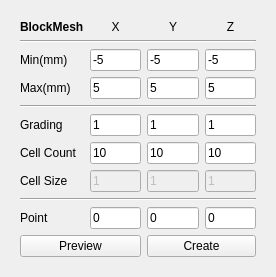
<?xml version="1.0" encoding="UTF-8"?>
<ui version="4.0">
 <class>blockMesh</class>
 <widget class="QWidget" name="blockMesh">
  <property name="geometry">
   <rect>
    <x>0</x>
    <y>0</y>
    <width>276</width>
    <height>261</height>
   </rect>
  </property>
  <property name="windowTitle">
   <string>Form</string>
  </property>
  <layout class="QVBoxLayout" name="verticalLayout_3">
   <item>
    <widget class="QWidget" name="widget" native="true">
     <layout class="QGridLayout" name="gridLayout">
      <item row="5" column="3">
       <widget class="QLineEdit" name="gradYInput">
        <property name="text">
         <string>1</string>
        </property>
       </widget>
      </item>
      <item row="7" column="3">
       <widget class="QLineEdit" name="cellsizeYShow">
        <property name="enabled">
         <bool>false</bool>
        </property>
        <property name="text">
         <string>1</string>
        </property>
       </widget>
      </item>
      <item row="6" column="1">
       <widget class="QLabel" name="label_8">
        <property name="text">
         <string>Cell Count</string>
        </property>
       </widget>
      </item>
      <item row="2" column="2">
       <widget class="QLineEdit" name="minXInput">
        <property name="text">
         <string>-5</string>
        </property>
       </widget>
      </item>
      <item row="9" column="2">
       <widget class="QLineEdit" name="pointXInput">
        <property name="text">
         <string>0</string>
        </property>
       </widget>
      </item>
      <item row="6" column="2">
       <widget class="QLineEdit" name="cellNumXInput">
        <property name="text">
         <string>10</string>
        </property>
       </widget>
      </item>
      <item row="9" column="3">
       <widget class="QLineEdit" name="pointYInput">
        <property name="text">
         <string>0</string>
        </property>
       </widget>
      </item>
      <item row="3" column="1">
       <widget class="QLabel" name="label_6">
        <property name="text">
         <string>Max(mm)</string>
        </property>
       </widget>
      </item>
      <item row="0" column="1">
       <widget class="QLabel" name="label">
        <property name="font">
         <font>
          <weight>75</weight>
          <italic>false</italic>
          <bold>true</bold>
         </font>
        </property>
        <property name="text">
         <string>BlockMesh</string>
        </property>
       </widget>
      </item>
      <item row="0" column="2">
       <widget class="QLabel" name="label_5">
        <property name="text">
         <string>X</string>
        </property>
        <property name="alignment">
         <set>Qt::AlignCenter</set>
        </property>
       </widget>
      </item>
      <item row="9" column="4">
       <widget class="QLineEdit" name="pointZInput">
        <property name="text">
         <string>0</string>
        </property>
       </widget>
      </item>
      <item row="5" column="4">
       <widget class="QLineEdit" name="gradZInput">
        <property name="text">
         <string>1</string>
        </property>
       </widget>
      </item>
      <item row="2" column="3">
       <widget class="QLineEdit" name="minYInput">
        <property name="text">
         <string>-5</string>
        </property>
       </widget>
      </item>
      <item row="5" column="1">
       <widget class="QLabel" name="label_3">
        <property name="text">
         <string>Grading</string>
        </property>
       </widget>
      </item>
      <item row="7" column="2">
       <widget class="QLineEdit" name="cellsizeXShow">
        <property name="enabled">
         <bool>false</bool>
        </property>
        <property name="text">
         <string>1</string>
        </property>
       </widget>
      </item>
      <item row="3" column="3">
       <widget class="QLineEdit" name="maxYInput">
        <property name="text">
         <string>5</string>
        </property>
       </widget>
      </item>
      <item row="3" column="2">
       <widget class="QLineEdit" name="maxXInput">
        <property name="text">
         <string>5</string>
        </property>
       </widget>
      </item>
      <item row="5" column="2">
       <widget class="QLineEdit" name="gradXInput">
        <property name="text">
         <string>1</string>
        </property>
       </widget>
      </item>
      <item row="2" column="4">
       <widget class="QLineEdit" name="minZInput">
        <property name="text">
         <string>-5</string>
        </property>
       </widget>
      </item>
      <item row="7" column="4">
       <widget class="QLineEdit" name="cellsizeZShow">
        <property name="enabled">
         <bool>false</bool>
        </property>
        <property name="text">
         <string>1</string>
        </property>
       </widget>
      </item>
      <item row="6" column="4">
       <widget class="QLineEdit" name="cellNumZInput">
        <property name="text">
         <string>10</string>
        </property>
       </widget>
      </item>
      <item row="0" column="3">
       <widget class="QLabel" name="label_7">
        <property name="text">
         <string>Y</string>
        </property>
        <property name="alignment">
         <set>Qt::AlignCenter</set>
        </property>
       </widget>
      </item>
      <item row="9" column="1">
       <widget class="QLabel" name="label_4">
        <property name="text">
         <string>Point</string>
        </property>
       </widget>
      </item>
      <item row="1" column="1" colspan="4">
       <widget class="Line" name="line_3">
        <property name="orientation">
         <enum>Qt::Horizontal</enum>
        </property>
       </widget>
      </item>
      <item row="6" column="3">
       <widget class="QLineEdit" name="cellNumYinput">
        <property name="text">
         <string>10</string>
        </property>
       </widget>
      </item>
      <item row="0" column="4">
       <widget class="QLabel" name="label_10">
        <property name="text">
         <string>Z</string>
        </property>
        <property name="alignment">
         <set>Qt::AlignCenter</set>
        </property>
       </widget>
      </item>
      <item row="7" column="1">
       <widget class="QLabel" name="label_2">
        <property name="text">
         <string>Cell Size</string>
        </property>
       </widget>
      </item>
      <item row="8" column="1" colspan="4">
       <widget class="Line" name="line_2">
        <property name="orientation">
         <enum>Qt::Horizontal</enum>
        </property>
       </widget>
      </item>
      <item row="4" column="1" colspan="4">
       <widget class="Line" name="line">
        <property name="orientation">
         <enum>Qt::Horizontal</enum>
        </property>
       </widget>
      </item>
      <item row="2" column="1">
       <widget class="QLabel" name="label_9">
        <property name="text">
         <string>Min(mm)</string>
        </property>
       </widget>
      </item>
      <item row="3" column="4">
       <widget class="QLineEdit" name="maxZInput">
        <property name="text">
         <string>5</string>
        </property>
       </widget>
      </item>
      <item row="10" column="3" colspan="2">
       <widget class="QPushButton" name="createBlockMeshBtn">
        <property name="text">
         <string>Create</string>
        </property>
       </widget>
      </item>
      <item row="10" column="1" colspan="2">
       <widget class="QPushButton" name="previewBlockMeshBtn">
        <property name="text">
         <string>Preview</string>
        </property>
       </widget>
      </item>
     </layout>
    </widget>
   </item>
  </layout>
 </widget>
 <resources/>
 <connections/>
</ui>
